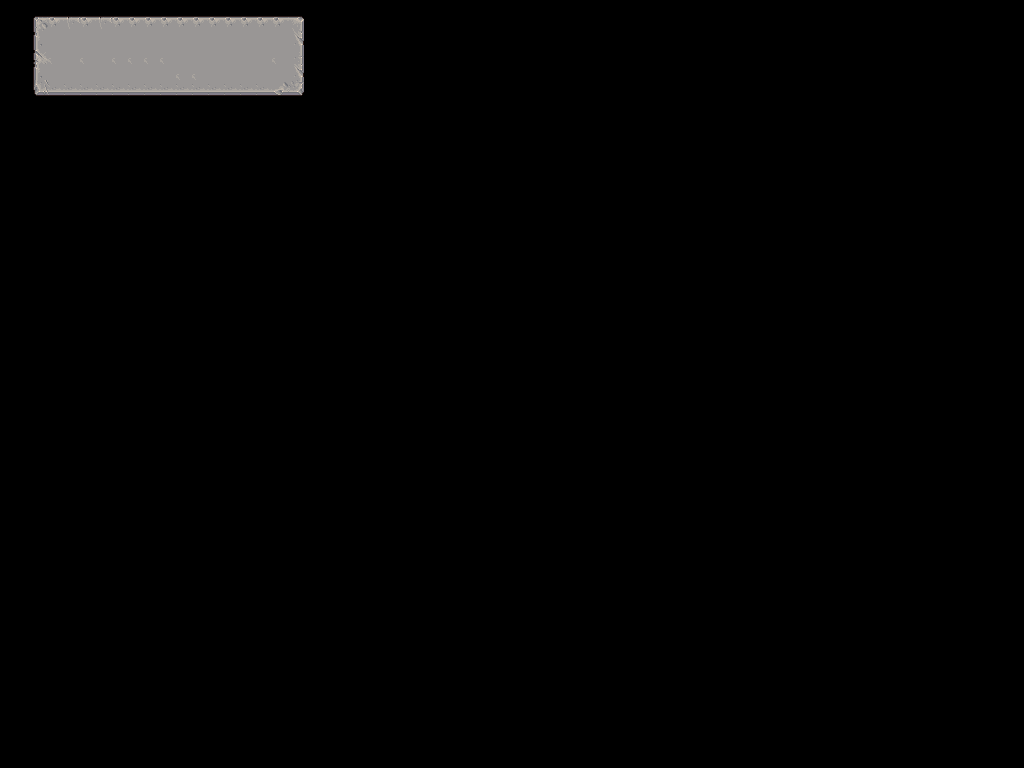

The image is a tile-based game level rendered from a .tmx file. Its description and complete source (layers, tilesets, objects, tile grids) follow:
An orthogonal 64x48 tile map with 16x16 px tiles, 1 tile layer (ui).

<map version="1.4" tiledversion="1.4.2" orientation="orthogonal" renderorder="right-down" width="64" height="48" tilewidth="16" tileheight="16" infinite="0" nextlayerid="2" nextobjectid="1">
 <editorsettings>
  <export target="tilemaps/json/uimap.json" format="json" />
 </editorsettings>
 <tileset firstgid="1" name="Interface" tilewidth="16" tileheight="16" tilecount="128" columns="16">
  <image source="tilemaps/tilesetImage/Interface.png" trans="ffffff" width="256" height="128" />
 </tileset>
 <layer id="1" name="ui" width="64" height="48">
  <data encoding="csv">
0,0,0,0,0,0,0,0,0,0,0,0,0,0,0,0,0,0,0,0,0,0,0,0,0,0,0,0,0,0,0,0,0,0,0,0,0,0,0,0,0,0,0,0,0,0,0,0,0,0,0,0,0,0,0,0,0,0,0,0,0,0,0,0,
0,0,5,6,7,6,7,6,6,6,6,6,6,6,6,6,6,6,8,0,0,0,0,0,0,0,0,0,0,0,0,0,0,0,0,0,0,0,0,0,0,0,0,0,0,0,0,0,0,0,0,0,0,0,0,0,0,0,0,0,0,0,0,0,
0,0,21,22,23,22,23,22,22,22,22,22,22,22,22,22,22,22,24,0,0,0,0,0,0,0,0,0,0,0,0,0,0,0,0,0,0,0,0,0,0,0,0,0,0,0,0,0,0,0,0,0,0,0,0,0,0,0,0,0,0,0,0,0,
0,0,37,38,39,38,39,38,38,38,38,22,22,22,22,22,23,38,40,0,0,0,0,0,0,0,0,0,0,0,0,0,0,0,0,0,0,0,0,0,0,0,0,0,0,0,0,0,0,0,0,0,0,0,0,0,0,0,0,0,0,0,0,0,
0,0,21,22,22,22,22,22,22,22,22,38,38,22,22,22,22,23,24,0,0,0,0,0,0,0,0,0,0,0,0,0,0,0,0,0,0,0,0,0,0,0,0,0,0,0,0,0,0,0,0,0,0,0,0,0,0,0,0,0,0,0,0,0,
0,0,53,54,54,54,54,54,54,54,54,54,54,54,54,54,54,55,56,0,0,0,0,0,0,0,0,0,0,0,0,0,0,0,0,0,0,0,0,0,0,0,0,0,0,0,0,0,0,0,0,0,0,0,0,0,0,0,0,0,0,0,0,0,
0,0,0,0,0,0,0,0,0,0,0,0,0,0,0,0,0,0,0,0,0,0,0,0,0,0,0,0,0,0,0,0,0,0,0,0,0,0,0,0,0,0,0,0,0,0,0,0,0,0,0,0,0,0,0,0,0,0,0,0,0,0,0,0,
0,0,0,0,0,0,0,0,0,0,0,0,0,0,0,0,0,0,0,0,0,0,0,0,0,0,0,0,0,0,0,0,0,0,0,0,0,0,0,0,0,0,0,0,0,0,0,0,0,0,0,0,0,0,0,0,0,0,0,0,0,0,0,0,
0,0,0,0,0,0,0,0,0,0,0,0,0,0,0,0,0,0,0,0,0,0,0,0,0,0,0,0,0,0,0,0,0,0,0,0,0,0,0,0,0,0,0,0,0,0,0,0,0,0,0,0,0,0,0,0,0,0,0,0,0,0,0,0,
0,0,0,0,0,0,0,0,0,0,0,0,0,0,0,0,0,0,0,0,0,0,0,0,0,0,0,0,0,0,0,0,0,0,0,0,0,0,0,0,0,0,0,0,0,0,0,0,0,0,0,0,0,0,0,0,0,0,0,0,0,0,0,0,
0,0,0,0,0,0,0,0,0,0,0,0,0,0,0,0,0,0,0,0,0,0,0,0,0,0,0,0,0,0,0,0,0,0,0,0,0,0,0,0,0,0,0,0,0,0,0,0,0,0,0,0,0,0,0,0,0,0,0,0,0,0,0,0,
0,0,0,0,0,0,0,0,0,0,0,0,0,0,0,0,0,0,0,0,0,0,0,0,0,0,0,0,0,0,0,0,0,0,0,0,0,0,0,0,0,0,0,0,0,0,0,0,0,0,0,0,0,0,0,0,0,0,0,0,0,0,0,0,
0,0,0,0,0,0,0,0,0,0,0,0,0,0,0,0,0,0,0,0,0,0,0,0,0,0,0,0,0,0,0,0,0,0,0,0,0,0,0,0,0,0,0,0,0,0,0,0,0,0,0,0,0,0,0,0,0,0,0,0,0,0,0,0,
0,0,0,0,0,0,0,0,0,0,0,0,0,0,0,0,0,0,0,0,0,0,0,0,0,0,0,0,0,0,0,0,0,0,0,0,0,0,0,0,0,0,0,0,0,0,0,0,0,0,0,0,0,0,0,0,0,0,0,0,0,0,0,0,
0,0,0,0,0,0,0,0,0,0,0,0,0,0,0,0,0,0,0,0,0,0,0,0,0,0,0,0,0,0,0,0,0,0,0,0,0,0,0,0,0,0,0,0,0,0,0,0,0,0,0,0,0,0,0,0,0,0,0,0,0,0,0,0,
0,0,0,0,0,0,0,0,0,0,0,0,0,0,0,0,0,0,0,0,0,0,0,0,0,0,0,0,0,0,0,0,0,0,0,0,0,0,0,0,0,0,0,0,0,0,0,0,0,0,0,0,0,0,0,0,0,0,0,0,0,0,0,0,
0,0,0,0,0,0,0,0,0,0,0,0,0,0,0,0,0,0,0,0,0,0,0,0,0,0,0,0,0,0,0,0,0,0,0,0,0,0,0,0,0,0,0,0,0,0,0,0,0,0,0,0,0,0,0,0,0,0,0,0,0,0,0,0,
0,0,0,0,0,0,0,0,0,0,0,0,0,0,0,0,0,0,0,0,0,0,0,0,0,0,0,0,0,0,0,0,0,0,0,0,0,0,0,0,0,0,0,0,0,0,0,0,0,0,0,0,0,0,0,0,0,0,0,0,0,0,0,0,
0,0,0,0,0,0,0,0,0,0,0,0,0,0,0,0,0,0,0,0,0,0,0,0,0,0,0,0,0,0,0,0,0,0,0,0,0,0,0,0,0,0,0,0,0,0,0,0,0,0,0,0,0,0,0,0,0,0,0,0,0,0,0,0,
0,0,0,0,0,0,0,0,0,0,0,0,0,0,0,0,0,0,0,0,0,0,0,0,0,0,0,0,0,0,0,0,0,0,0,0,0,0,0,0,0,0,0,0,0,0,0,0,0,0,0,0,0,0,0,0,0,0,0,0,0,0,0,0,
0,0,0,0,0,0,0,0,0,0,0,0,0,0,0,0,0,0,0,0,0,0,0,0,0,0,0,0,0,0,0,0,0,0,0,0,0,0,0,0,0,0,0,0,0,0,0,0,0,0,0,0,0,0,0,0,0,0,0,0,0,0,0,0,
0,0,0,0,0,0,0,0,0,0,0,0,0,0,0,0,0,0,0,0,0,0,0,0,0,0,0,0,0,0,0,0,0,0,0,0,0,0,0,0,0,0,0,0,0,0,0,0,0,0,0,0,0,0,0,0,0,0,0,0,0,0,0,0,
0,0,0,0,0,0,0,0,0,0,0,0,0,0,0,0,0,0,0,0,0,0,0,0,0,0,0,0,0,0,0,0,0,0,0,0,0,0,0,0,0,0,0,0,0,0,0,0,0,0,0,0,0,0,0,0,0,0,0,0,0,0,0,0,
0,0,0,0,0,0,0,0,0,0,0,0,0,0,0,0,0,0,0,0,0,0,0,0,0,0,0,0,0,0,0,0,0,0,0,0,0,0,0,0,0,0,0,0,0,0,0,0,0,0,0,0,0,0,0,0,0,0,0,0,0,0,0,0,
0,0,0,0,0,0,0,0,0,0,0,0,0,0,0,0,0,0,0,0,0,0,0,0,0,0,0,0,0,0,0,0,0,0,0,0,0,0,0,0,0,0,0,0,0,0,0,0,0,0,0,0,0,0,0,0,0,0,0,0,0,0,0,0,
0,0,0,0,0,0,0,0,0,0,0,0,0,0,0,0,0,0,0,0,0,0,0,0,0,0,0,0,0,0,0,0,0,0,0,0,0,0,0,0,0,0,0,0,0,0,0,0,0,0,0,0,0,0,0,0,0,0,0,0,0,0,0,0,
0,0,0,0,0,0,0,0,0,0,0,0,0,0,0,0,0,0,0,0,0,0,0,0,0,0,0,0,0,0,0,0,0,0,0,0,0,0,0,0,0,0,0,0,0,0,0,0,0,0,0,0,0,0,0,0,0,0,0,0,0,0,0,0,
0,0,0,0,0,0,0,0,0,0,0,0,0,0,0,0,0,0,0,0,0,0,0,0,0,0,0,0,0,0,0,0,0,0,0,0,0,0,0,0,0,0,0,0,0,0,0,0,0,0,0,0,0,0,0,0,0,0,0,0,0,0,0,0,
0,0,0,0,0,0,0,0,0,0,0,0,0,0,0,0,0,0,0,0,0,0,0,0,0,0,0,0,0,0,0,0,0,0,0,0,0,0,0,0,0,0,0,0,0,0,0,0,0,0,0,0,0,0,0,0,0,0,0,0,0,0,0,0,
0,0,0,0,0,0,0,0,0,0,0,0,0,0,0,0,0,0,0,0,0,0,0,0,0,0,0,0,0,0,0,0,0,0,0,0,0,0,0,0,0,0,0,0,0,0,0,0,0,0,0,0,0,0,0,0,0,0,0,0,0,0,0,0,
0,0,0,0,0,0,0,0,0,0,0,0,0,0,0,0,0,0,0,0,0,0,0,0,0,0,0,0,0,0,0,0,0,0,0,0,0,0,0,0,0,0,0,0,0,0,0,0,0,0,0,0,0,0,0,0,0,0,0,0,0,0,0,0,
0,0,0,0,0,0,0,0,0,0,0,0,0,0,0,0,0,0,0,0,0,0,0,0,0,0,0,0,0,0,0,0,0,0,0,0,0,0,0,0,0,0,0,0,0,0,0,0,0,0,0,0,0,0,0,0,0,0,0,0,0,0,0,0,
0,0,0,0,0,0,0,0,0,0,0,0,0,0,0,0,0,0,0,0,0,0,0,0,0,0,0,0,0,0,0,0,0,0,0,0,0,0,0,0,0,0,0,0,0,0,0,0,0,0,0,0,0,0,0,0,0,0,0,0,0,0,0,0,
0,0,0,0,0,0,0,0,0,0,0,0,0,0,0,0,0,0,0,0,0,0,0,0,0,0,0,0,0,0,0,0,0,0,0,0,0,0,0,0,0,0,0,0,0,0,0,0,0,0,0,0,0,0,0,0,0,0,0,0,0,0,0,0,
0,0,0,0,0,0,0,0,0,0,0,0,0,0,0,0,0,0,0,0,0,0,0,0,0,0,0,0,0,0,0,0,0,0,0,0,0,0,0,0,0,0,0,0,0,0,0,0,0,0,0,0,0,0,0,0,0,0,0,0,0,0,0,0,
0,0,0,0,0,0,0,0,0,0,0,0,0,0,0,0,0,0,0,0,0,0,0,0,0,0,0,0,0,0,0,0,0,0,0,0,0,0,0,0,0,0,0,0,0,0,0,0,0,0,0,0,0,0,0,0,0,0,0,0,0,0,0,0,
0,0,0,0,0,0,0,0,0,0,0,0,0,0,0,0,0,0,0,0,0,0,0,0,0,0,0,0,0,0,0,0,0,0,0,0,0,0,0,0,0,0,0,0,0,0,0,0,0,0,0,0,0,0,0,0,0,0,0,0,0,0,0,0,
0,0,0,0,0,0,0,0,0,0,0,0,0,0,0,0,0,0,0,0,0,0,0,0,0,0,0,0,0,0,0,0,0,0,0,0,0,0,0,0,0,0,0,0,0,0,0,0,0,0,0,0,0,0,0,0,0,0,0,0,0,0,0,0,
0,0,0,0,0,0,0,0,0,0,0,0,0,0,0,0,0,0,0,0,0,0,0,0,0,0,0,0,0,0,0,0,0,0,0,0,0,0,0,0,0,0,0,0,0,0,0,0,0,0,0,0,0,0,0,0,0,0,0,0,0,0,0,0,
0,0,0,0,0,0,0,0,0,0,0,0,0,0,0,0,0,0,0,0,0,0,0,0,0,0,0,0,0,0,0,0,0,0,0,0,0,0,0,0,0,0,0,0,0,0,0,0,0,0,0,0,0,0,0,0,0,0,0,0,0,0,0,0,
0,0,0,0,0,0,0,0,0,0,0,0,0,0,0,0,0,0,0,0,0,0,0,0,0,0,0,0,0,0,0,0,0,0,0,0,0,0,0,0,0,0,0,0,0,0,0,0,0,0,0,0,0,0,0,0,0,0,0,0,0,0,0,0,
0,0,0,0,0,0,0,0,0,0,0,0,0,0,0,0,0,0,0,0,0,0,0,0,0,0,0,0,0,0,0,0,0,0,0,0,0,0,0,0,0,0,0,0,0,0,0,0,0,0,0,0,0,0,0,0,0,0,0,0,0,0,0,0,
0,0,0,0,0,0,0,0,0,0,0,0,0,0,0,0,0,0,0,0,0,0,0,0,0,0,0,0,0,0,0,0,0,0,0,0,0,0,0,0,0,0,0,0,0,0,0,0,0,0,0,0,0,0,0,0,0,0,0,0,0,0,0,0,
0,0,0,0,0,0,0,0,0,0,0,0,0,0,0,0,0,0,0,0,0,0,0,0,0,0,0,0,0,0,0,0,0,0,0,0,0,0,0,0,0,0,0,0,0,0,0,0,0,0,0,0,0,0,0,0,0,0,0,0,0,0,0,0,
0,0,0,0,0,0,0,0,0,0,0,0,0,0,0,0,0,0,0,0,0,0,0,0,0,0,0,0,0,0,0,0,0,0,0,0,0,0,0,0,0,0,0,0,0,0,0,0,0,0,0,0,0,0,0,0,0,0,0,0,0,0,0,0,
0,0,0,0,0,0,0,0,0,0,0,0,0,0,0,0,0,0,0,0,0,0,0,0,0,0,0,0,0,0,0,0,0,0,0,0,0,0,0,0,0,0,0,0,0,0,0,0,0,0,0,0,0,0,0,0,0,0,0,0,0,0,0,0,
0,0,0,0,0,0,0,0,0,0,0,0,0,0,0,0,0,0,0,0,0,0,0,0,0,0,0,0,0,0,0,0,0,0,0,0,0,0,0,0,0,0,0,0,0,0,0,0,0,0,0,0,0,0,0,0,0,0,0,0,0,0,0,0,
0,0,0,0,0,0,0,0,0,0,0,0,0,0,0,0,0,0,0,0,0,0,0,0,0,0,0,0,0,0,0,0,0,0,0,0,0,0,0,0,0,0,0,0,0,0,0,0,0,0,0,0,0,0,0,0,0,0,0,0,0,0,0,0
</data>
 </layer>
</map>
